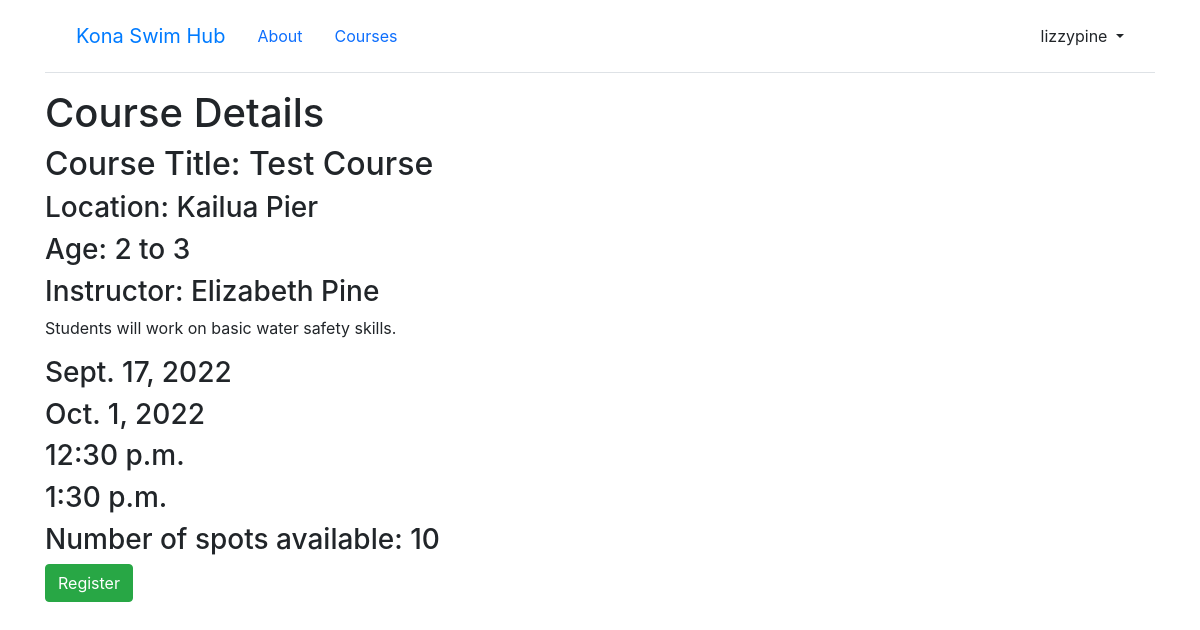
The app's page /lessons/course_detail/1 (signed in), older data.
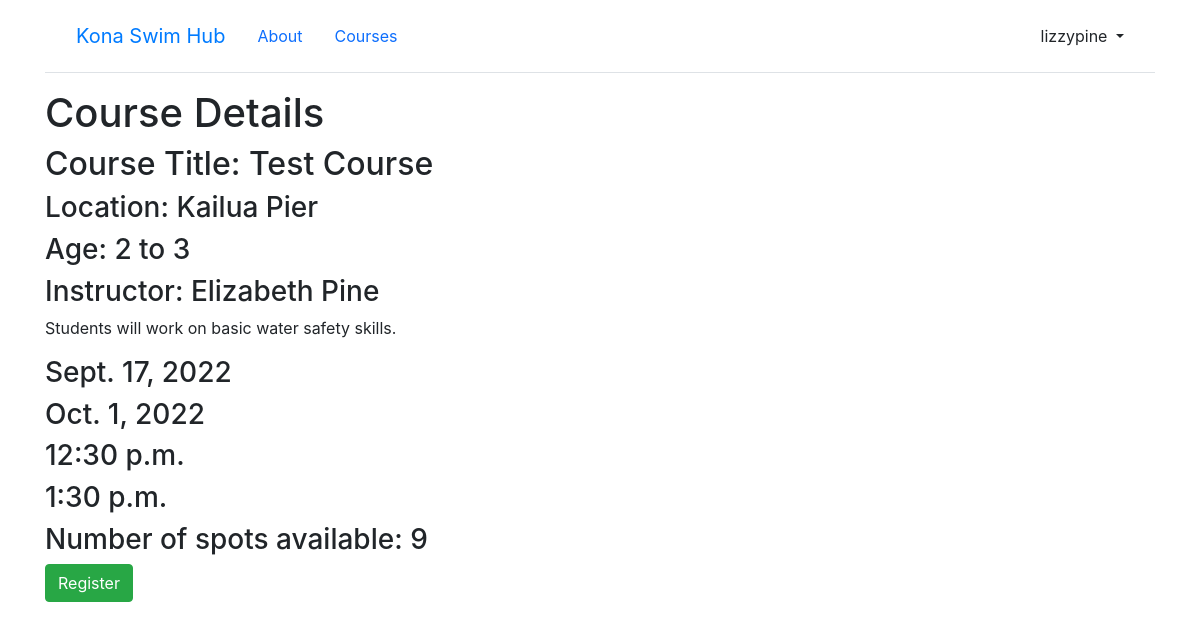
The same page, newer data.
### lessons/models.py (models this page shows, shortened)
class Course(models.Model):
    course_instructor = models.ForeignKey(CustomUser, on_delete=models.CASCADE, null=True) # Check this: When User is deleted, also delete the Course.
    course_title = models.CharField(max_length=100, default=None)
    course_description = models.CharField(max_length=250)
    course_age_range_min = models.IntegerField(null=True)
    course_age_range_max = models.IntegerField(null=True)
    course_location = models.CharField(max_length=100)
    course_start_date = models.DateField(help_text="Enter the date this course will begin.")
    course_end_date = models.DateField(help_text="Enter the date this course will end.")
    course_day_of_week = models.CharField(max_length=100)
    course_start_time = models.TimeField(help_text="Enter the start time for this course (e.g., 01:00 PM)")
    course_end_time = models.TimeField(help_text="Enter the end time for this course (e.g., 02:00 PM)")
    num_spots_available = models.IntegerField()
    learner_on_roster = models.ManyToManyField(to=Learner, related_name="learners", default=1, blank=True)

### accounts/models.py (models this page shows)
class CustomUser(AbstractUser):
    email = models.EmailField(max_length=200)
    password = models.CharField(max_length=200)
    first_name = models.CharField(max_length = 100)
    last_name = models.CharField(max_length = 100)
    is_instructor = models.BooleanField(default=False)
    course_created = models.ForeignKey('lessons.Course', null=True, on_delete=models.CASCADE)
    def __str__(self):
        return self.first_name[:50] + " " + self.last_name[:50]

### lessons/views.py (the view)
# urls.py: path("course_detail/<int:pk>", CourseDetailView.as_view(), name="course_detail"),
class CourseDetailView(LoginRequiredMixin, DetailView):
    model = Course
    template_name = 'course_detail.html'
    context_object_name = 'course'

### templates/course_detail.html (shortened to what this page needs)
{% extends "base.html" %}
{% block content %}
<body>
  <h1>Course Details</h1>
  <h2> Course Title: {{ course.course_title }} </h2>
  <h3> Location: {{ course.course_location }} </h3>
  <h3> Age: {{ course.course_age_range_min }} to {{ course.course_age_range_max }} </h3>
  <h3> Instructor: {{ course.course_instructor }} </h3>
  <p> {{ course.course_description }} </p>
  <h3> {{ course.course_start_date }} </h3>
  <h3> {{ course.course_end_date }} </h3>
  <h3> {{ course.course_start_time }} </h3>
  <h3> {{ course.course_end_time }} </h3>
  <h3> Number of spots available: {{ course.num_spots_available }} </h3>
  <button type="submit" class="btn btn-success">Register</button>
</body>
{% endblock content %}

Row changes from the older to the newer data that the page shows:
changed Course "Test Course": num_spots_available "10" → "9"
